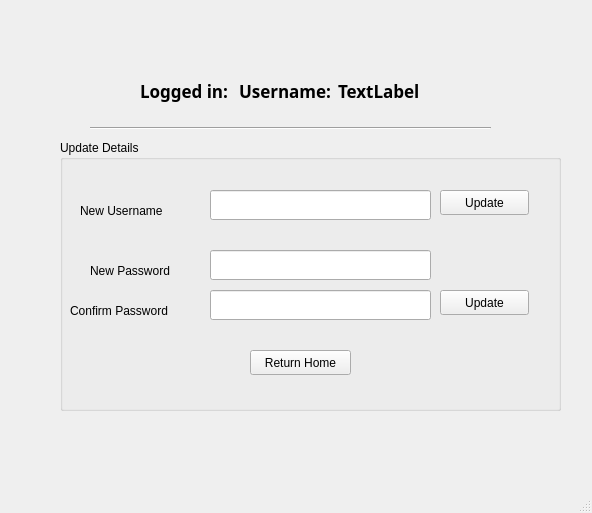
<?xml version="1.0" encoding="UTF-8"?>
<ui version="4.0">
 <class>Editprofile</class>
 <widget class="QMainWindow" name="Editprofile">
  <property name="geometry">
   <rect>
    <x>0</x>
    <y>0</y>
    <width>592</width>
    <height>513</height>
   </rect>
  </property>
  <property name="windowTitle">
   <string>MainWindow</string>
  </property>
  <widget class="QWidget" name="centralwidget">
   <widget class="QGroupBox" name="groupBox">
    <property name="geometry">
     <rect>
      <x>60</x>
      <y>140</y>
      <width>501</width>
      <height>271</height>
     </rect>
    </property>
    <property name="title">
     <string>Update Details</string>
    </property>
    <widget class="QLineEdit" name="newpassword2">
     <property name="geometry">
      <rect>
       <x>150</x>
       <y>150</y>
       <width>221</width>
       <height>30</height>
      </rect>
     </property>
     <property name="font">
      <font>
       <pointsize>14</pointsize>
      </font>
     </property>
     <property name="echoMode">
      <enum>QLineEdit::Password</enum>
     </property>
    </widget>
    <widget class="QLineEdit" name="usernameLogin">
     <property name="geometry">
      <rect>
       <x>150</x>
       <y>50</y>
       <width>221</width>
       <height>30</height>
      </rect>
     </property>
     <property name="font">
      <font>
       <pointsize>14</pointsize>
      </font>
     </property>
    </widget>
    <widget class="QLabel" name="label">
     <property name="geometry">
      <rect>
       <x>20</x>
       <y>60</y>
       <width>111</width>
       <height>21</height>
      </rect>
     </property>
     <property name="text">
      <string>New Username</string>
     </property>
    </widget>
    <widget class="QLineEdit" name="newpassword1">
     <property name="geometry">
      <rect>
       <x>150</x>
       <y>110</y>
       <width>221</width>
       <height>30</height>
      </rect>
     </property>
     <property name="font">
      <font>
       <pointsize>14</pointsize>
      </font>
     </property>
     <property name="echoMode">
      <enum>QLineEdit::Password</enum>
     </property>
    </widget>
    <widget class="QLabel" name="label_2">
     <property name="geometry">
      <rect>
       <x>30</x>
       <y>120</y>
       <width>101</width>
       <height>21</height>
      </rect>
     </property>
     <property name="text">
      <string>New Password</string>
     </property>
    </widget>
    <widget class="QLabel" name="label_4">
     <property name="geometry">
      <rect>
       <x>10</x>
       <y>160</y>
       <width>131</width>
       <height>21</height>
      </rect>
     </property>
     <property name="text">
      <string>Confirm Password</string>
     </property>
    </widget>
    <widget class="QPushButton" name="pushButton">
     <property name="geometry">
      <rect>
       <x>380</x>
       <y>150</y>
       <width>89</width>
       <height>25</height>
      </rect>
     </property>
     <property name="text">
      <string>Update</string>
     </property>
    </widget>
    <widget class="QPushButton" name="ReturnHome">
     <property name="geometry">
      <rect>
       <x>190</x>
       <y>210</y>
       <width>101</width>
       <height>25</height>
      </rect>
     </property>
     <property name="text">
      <string>Return Home</string>
     </property>
    </widget>
    <widget class="QPushButton" name="UpdatebuttonUsername">
     <property name="geometry">
      <rect>
       <x>380</x>
       <y>50</y>
       <width>89</width>
       <height>25</height>
      </rect>
     </property>
     <property name="text">
      <string>Update</string>
     </property>
    </widget>
   </widget>
   <widget class="Line" name="line">
    <property name="geometry">
     <rect>
      <x>90</x>
      <y>120</y>
      <width>401</width>
      <height>16</height>
     </rect>
    </property>
    <property name="orientation">
     <enum>Qt::Horizontal</enum>
    </property>
   </widget>
   <widget class="QWidget" name="layoutWidget">
    <property name="geometry">
     <rect>
      <x>140</x>
      <y>80</y>
      <width>291</width>
      <height>22</height>
     </rect>
    </property>
    <layout class="QHBoxLayout" name="horizontalLayout">
     <item>
      <widget class="QLabel" name="label_3">
       <property name="font">
        <font>
         <family>Ubuntu Condensed</family>
         <pointsize>13</pointsize>
         <weight>75</weight>
         <bold>true</bold>
        </font>
       </property>
       <property name="text">
        <string>Logged in:</string>
       </property>
      </widget>
     </item>
     <item>
      <widget class="QLabel" name="label_5">
       <property name="font">
        <font>
         <family>Ubuntu Condensed</family>
         <pointsize>13</pointsize>
         <weight>75</weight>
         <bold>true</bold>
        </font>
       </property>
       <property name="text">
        <string>Username:</string>
       </property>
      </widget>
     </item>
     <item>
      <widget class="QLabel" name="Usernamelabel">
       <property name="font">
        <font>
         <family>Ubuntu Condensed</family>
         <pointsize>13</pointsize>
         <weight>75</weight>
         <bold>true</bold>
        </font>
       </property>
       <property name="text">
        <string>TextLabel</string>
       </property>
      </widget>
     </item>
    </layout>
   </widget>
  </widget>
  <widget class="QMenuBar" name="menubar">
   <property name="geometry">
    <rect>
     <x>0</x>
     <y>0</y>
     <width>592</width>
     <height>22</height>
    </rect>
   </property>
  </widget>
  <widget class="QStatusBar" name="statusbar"/>
 </widget>
 <resources/>
 <connections/>
</ui>
